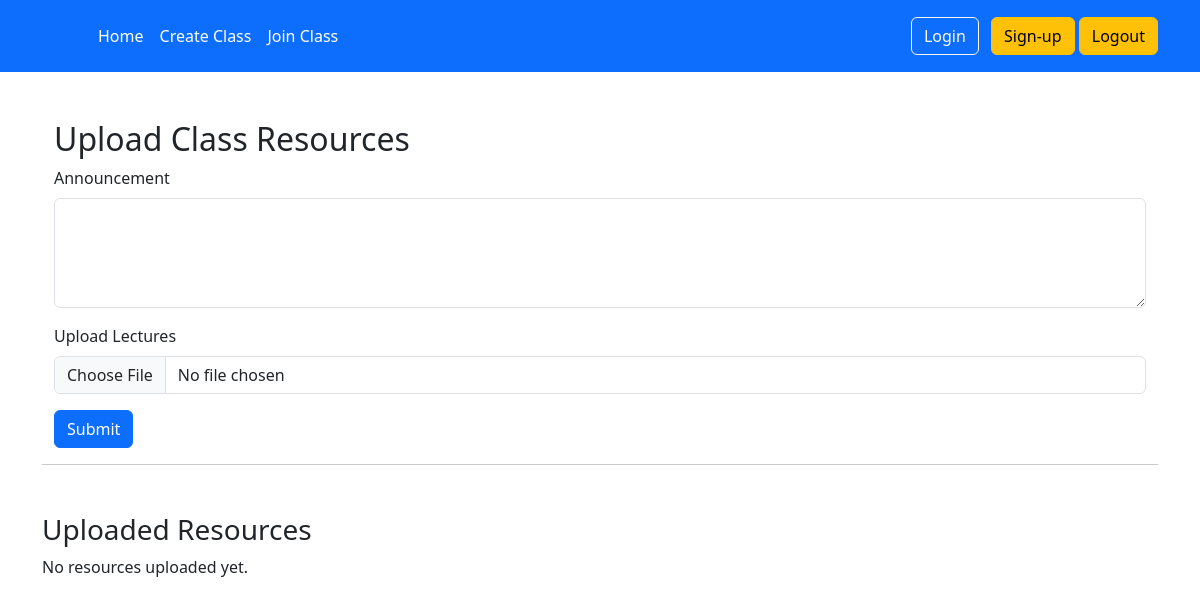
The page /resource/2/ on the database as committed earlier.
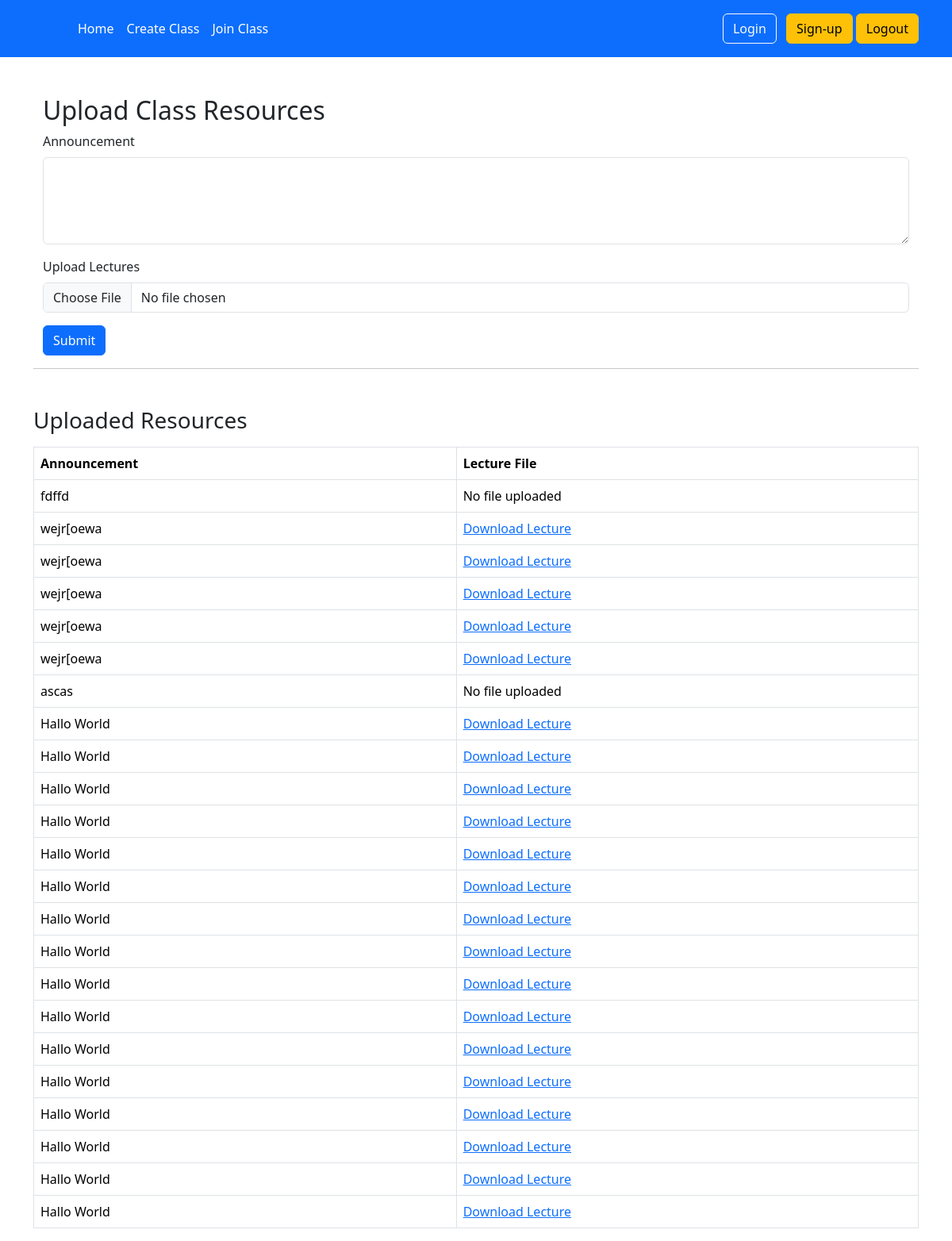
The same page on the database as committed later.
### authz/models.py (models this page shows)
class ClassData(models.Model):
    name = models.ForeignKey(GoogleClass, on_delete=models.CASCADE,related_name='googleclss')
    announcement = models.TextField()
    lectures = models.FileField(upload_to='resources/', blank=False,null=True)

### home/views/home_view.py (the view)
# urls.py: path('resource/<int:id>/',home_view.resources,name='resource')
def resources(request,id):
    googlcls = GoogleClass.objects.get(id=id)
    if request.method == 'POST':
        name=googlcls
        announcement = request.POST.get('announcement')
        lectures = request.FILES.get('lectures')
        ClassData.objects.create(announcement=announcement,lectures=lectures,name=name)
        messages.success(request, 'You have successfully uploaded the resources')
    get_resource = GoogleClass.objects.filter(id=id).first()
    get_re = get_resource.googleclss.all()
    print(get_re)
    context ={
        'get': get_resource,
        'get_re': get_re
    }
    return render(request,'resources.html',context)

### templates/resources.html (shortened to what this page needs)
{% extends "base.html" %}
{% block content %}
<div class="container mt-5">
    <h2>Upload Class Resources</h2>
    <form action="" method="post" enctype="multipart/form-data">
        <div class="mb-3">
            <label for="announcement" class="form-label">Announcement</label>
            <textarea name="announcement" id="announcement" class="form-control" rows="4" required></textarea>
        </div>
        <div class="mb-3">
            <label for="lectures" class="form-label">Upload Lectures</label>
            <input type="file" name="lectures" id="lectures" class="form-control" required>
        </div>
        <button type="submit" class="btn btn-primary">Submit</button>
    </form>
</div>
<hr/>
<div class="mt-5">
    <h3>Uploaded Resources</h3>
    {% if get_re %}
        <table class="table table-bordered mt-3">
            <thead>
                <tr>
                    <th>Announcement</th>
                    <th>Lecture File</th>
                </tr>
            </thead>
            <tbody>
                {% for resource in get_re %}
                    <tr>
                        <td>{{ resource.announcement }}</td>
                        <td>
                            {% if resource.lectures %}
                                <a href="{{ resource.lectures.url }}" download>Download Lecture</a>
                            {% else %}
                                No file uploaded
                            {% endif %}
                        </td>
                    </tr>
                {% endfor %}
            </tbody>
        </table>
    {% else %}
        <p>No resources uploaded yet.</p>
    {% endif %}
</div>
{% endblock content %}

Rows that differ between the two databases and show on the page:
added ClassData: announcement "fdffd", lectures "No file uploaded"
added ClassData: announcement "wejr[oewa"
added ClassData: announcement "wejr[oewa"
added ClassData: announcement "wejr[oewa"
added ClassData: announcement "wejr[oewa"
added ClassData: announcement "wejr[oewa"
added ClassData: announcement "ascas", lectures "No file uploaded"
added ClassData: announcement "Hallo World"
added ClassData: announcement "Hallo World"
added ClassData: announcement "Hallo World"
added ClassData: announcement "Hallo World"
added ClassData: announcement "Hallo World"
added ClassData: announcement "Hallo World"
added ClassData: announcement "Hallo World"
added ClassData: announcement "Hallo World"
added ClassData: announcement "Hallo World"
added ClassData: announcement "Hallo World"
added ClassData: announcement "Hallo World"
added ClassData: announcement "Hallo World"
added ClassData: announcement "Hallo World"
added ClassData: announcement "Hallo World"
added ClassData: announcement "Hallo World"
added ClassData: announcement "Hallo World"
Other text that changed with them:
text no longer shown: "No resources uploaded yet."
text now shown: "Announcement Lecture File"
